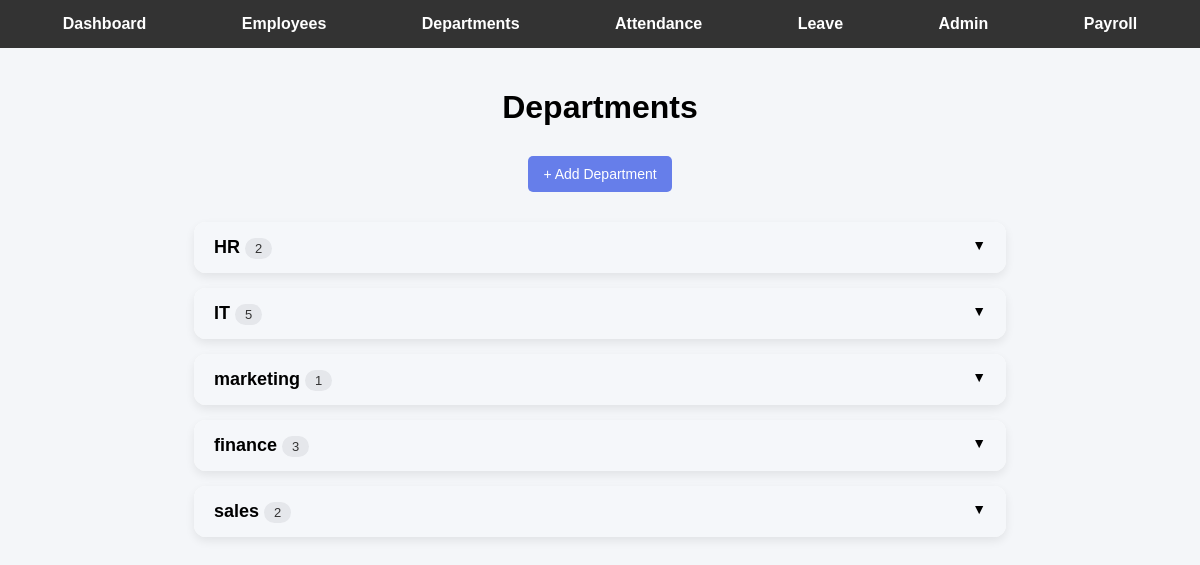
The app's page /departments-ui/ with its own data.
### hrm/models.py (models this page shows, shortened)
class Department(models.Model):
    name = models.CharField(max_length=100)
    location = models.CharField(max_length=100)

### hrm/views.py (the view)
# urls.py: path('departments-ui/', views.departments_page),
def departments_page(request):
    departments = Department.objects.all()
    return render(request, 'departments.html', {'departments': departments})

### templates/departments.html (shortened to what this page needs)
{% extends 'base.html' %}
{% block content %}
<h1 style="text-align:center; margin-bottom:30px;">Departments</h1>
<div style="text-align:center; margin-bottom:20px;">
    <a href="/add-department/" class="btn">+ Add Department</a>
</div>
<div style="width:70%; margin:auto;">
{% for dept in departments %}
    <div class="dept-card">
        <div class="dept-header" onclick="toggle({{ dept.id }})">
            <div class="dept-left">
                <span class="dept-name">{{ dept.name }}</span>
                <span class="badge">{{ dept.employee_set.count }}</span>
            </div>
            <span class="arrow">▼</span>
        </div>
    </div>
{% empty %}
    <p style="text-align:center; color:#888;">No departments found.</p>
{% endfor %}
</div>
{% endblock %}

### templates/base.html (style rules this page uses)
body { margin: 0; font-family: Arial; background: #f4f6f9; }
.btn { display: inline-block; padding: 10px 15px; background: #667eea; color: white; text-decoration: none; border-radius: 5px; margin-bottom: 10px; border: none; cursor: pointer; font-size: 14px; }

### templates/departments.html (style rules this page uses)
.badge { background: #e5e7eb; color: #333; padding: 3px 10px; border-radius: 20px; font-size: 13px; font-weight: 500; }
.dept-card { background: #ffffff; border-radius: 12px; margin-bottom: 15px; box-shadow: 0 4px 10px rgba(0,0,0,0.08); overflow: hidden; transition: 0.3s; }
.dept-header { padding: 15px 20px; font-size: 18px; font-weight: 600; display: flex; justify-content: space-between; cursor: pointer; background: #f5f7fa; }
.arrow { font-size: 14px; }

### records on screen
Department: name "HR", employee_set.count "2"
Department: name "IT", employee_set.count "5"
Department: name "marketing", employee_set.count "1"
Department: name "finance", employee_set.count "3"
Department: name "sales", employee_set.count "2"
